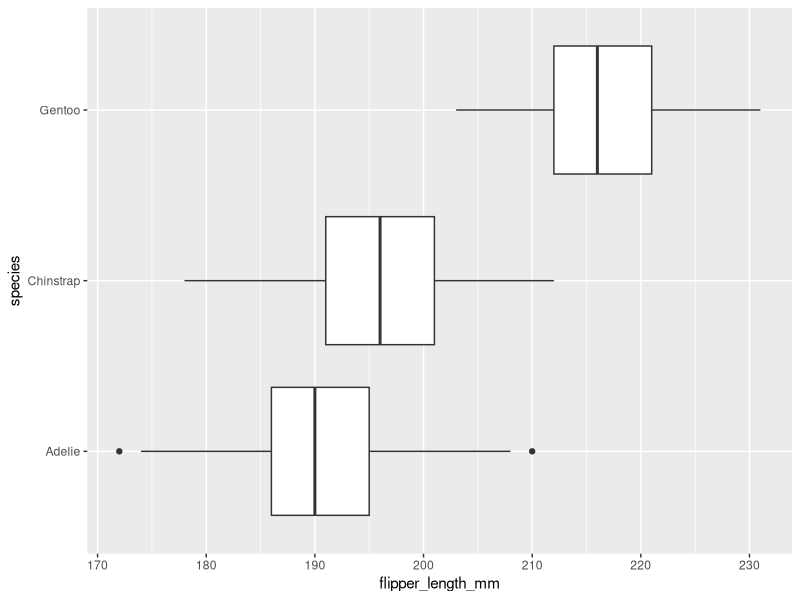
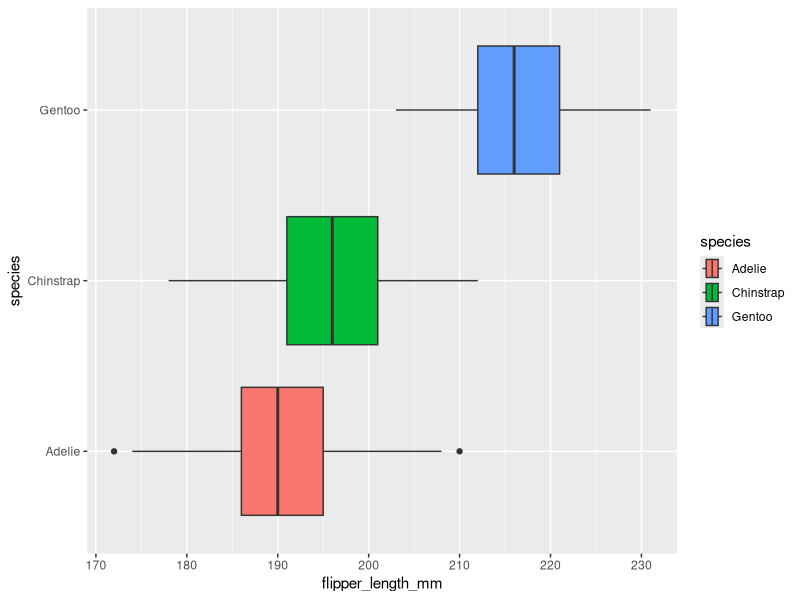
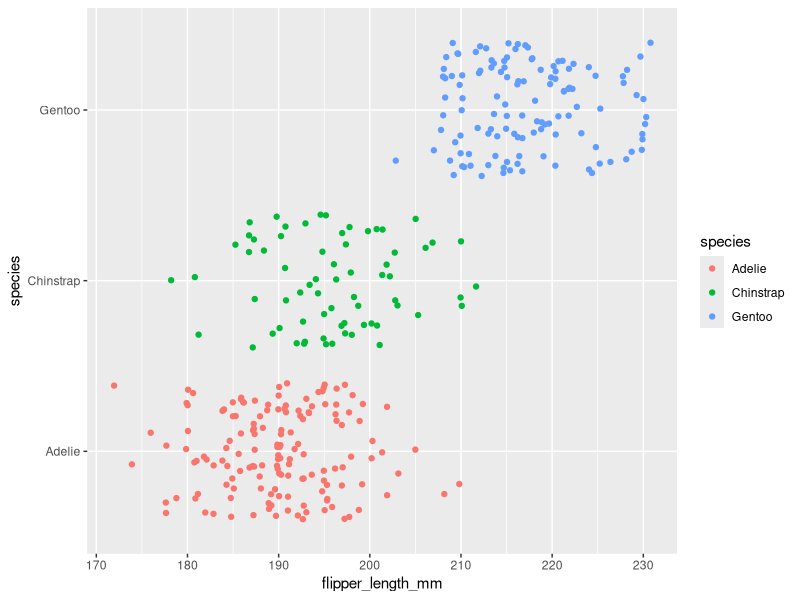

Here is the R script that generated these plots, in order:
## ---- chunk 1
knitr::opts_chunk$set(error = TRUE)
## ---- chunk 2
library(palmerpenguins)
penguins
## ---- chunk 3
library(ggplot2)
## ---- chunk 4
ggplot(data = penguins, mapping = aes(x = flipper_length_mm, y = species)) +
  geom_boxplot()
## ---- chunk 5
ggplot(data = penguins, mapping = aes(x = flipper_length_mm, y = species, fill = species)) +
  geom_boxplot()
## ---- chunk 6
ggplot(data = penguins, mapping = aes(x = flipper_length_mm, y = species, color = species)) +
  geom_jitter()
## ---- chunk 7

## ---- chunk 8

## ---- chunk 9

## ---- chunk 10

## ---- chunk 11

## ---- chunk 12

## ---- chunk 13

## ---- chunk 14

